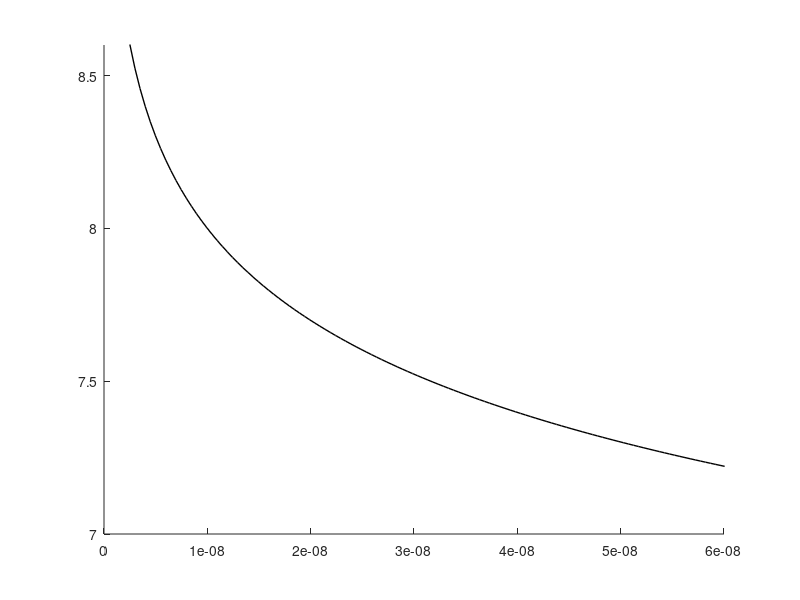

MATLAB code for this plot: (Note: this script raises an error after producing the figure.)
types = {'initial' 'constant_Hconc' 'constant_pH' 'same_baseline'};

type = types{1};

filename = ['figures/pHvar_' type '.gif'];
DelayTime = 0.04;

fx = linspace(1e-9,1e-7,200);
fy = -log10(fx);

% Set colours
c1 = [1 0.1 0];
c0 = [0 0.5 1];

% 
FTOT = 80;
swave = sin(0:(2*pi/FTOT):(2*pi-2*pi/FTOT));

SeasAmp = 0.2;

y0 = swave * SeasAmp + 8.2;
x0 = 10.^-y0;

switch type
        
    case 'same_baseline'
        y1 = swave * SeasAmp*1.5 + 8.2;
        x1 = 10.^-y1;
        
    case 'constant_pH'
        y1 = swave * SeasAmp + 7.6;
        x1 = 10.^-y1;
        
    case 'constant_Hconc'
        x1 = -swave * (max(x0) - min(x0)) / 2 + 10^-7.6;
        y1 = -log10(x1);
        
end %switch

for F = 1:FTOT

fig = figure(1); clf; hold on
set(fig, 'color','w', 'units','centimeters')
set(fig, 'position',[-30 10 15 12.1])
    
% Limits
% fxlim = [0 max(fx)];
% fylim = -log10(fliplr(minmax(fx)));
fxlim = [0 0.060000000001]*1e-6;
fylim = [7 8.6];

xlim(fxlim)
ylim(fylim)

% Draw baseline pH
plot(fx,fy,'k', 'linewidth',1)

% Animated blobs
if ~strcmp(type,'initial')
    pHvar_aniblob(x1,y1,c1,fxlim,fylim,F)
end %if
pHvar_aniblob(x0,y0,c0,fxlim,fylim,F)
if strcmp(type,'same_baseline')
    scatter(x1(F),y1(F),50,c1,'filled')
    scatter(x0(F),y0(F),50,c0,'filled')
end %if

% Labels
xlabel(['[H^+] / ' grk('m') 'mol\cdotkg^{' endash '1}'])
ylabel([endash 'log_{10} [H^+] ? pH'])

% Axis settings
setaxes(gca,12)
set(gca, 'box','on', 'xtick',(0:0.02:0.1)*1e-6, 'ytick',7:0.4:9)
set(gca, 'xticklabel',num2str(1e6*get(gca,'xtick')','%.2f'), ...
         'yticklabel',num2str(    get(gca,'ytick')','%.1f'))
    
% Position
set(gca, 'position',[0.12 0.13 0.6 0.7])

% Annotations
if strcmp(type,'same_baseline')
    
    text(0.072*1e-6,y0(1)+0.15,{'Initial \DeltapH' [' = ' ...
    num2str(max(y0) - min(y0),'%.2f')]}, ...
    'color',c0, 'fontname','arial', 'fontsize',15, ...
    'horizontalalignment','center')
    
    text(0.072*1e-6,y1(1)-0.15,{'Final \DeltapH' [' = ' ...
        num2str(max(y1) - min(y1),'%.2f')]}, ...
        'color',c1, 'fontname','arial', 'fontsize',15, ...
        'horizontalalignment','center')
    
end %if

if ~ strcmp(type,'same_baseline')
    text(0.072*1e-6,y0(1),{'Initial \DeltapH' [' = ' ...
        num2str(max(y0) - min(y0),'%.2f')]}, ...
        'color',c0, 'fontname','arial', 'fontsize',15, ...
        'horizontalalignment','center')
end %if

text(x0(1),8.85,{'Initial \Delta[H^+]' [' = ' ...
    num2str((max(x0) - min(x0))*1e6,'%.3f')]}, ...
    'color',c0, 'fontname','arial', 'fontsize',15, ...
    'horizontalalignment','center')

if ~strcmp(type,'initial')
       
    if ~ strcmp(type,'same_baseline')
        text(0.072*1e-6,y1(1),{'Final \DeltapH' [' = ' ...
            num2str(max(y1) - min(y1),'%.2f')]}, ...
            'color',c1, 'fontname','arial', 'fontsize',15, ...
            'horizontalalignment','center')
    end %if
    
    text(0.028e-6,8.85,{'Final \Delta[H^+]' [' = ' ...
        num2str((max(x1) - min(x1))*1e6,'%.3f')]}, ...
        'color',c1, 'fontname','arial', 'fontsize',15, ...
        'horizontalalignment','center')
    
end %if

% Capture the plot as an image 
frame = getframe(fig); 
im = frame2im(frame); 
[imind,cm] = rgb2ind(im,256); 

if F == 1

    imwrite(imind,cm,filename,'gif', 'DelayTime',DelayTime, ...
        'LoopCount',Inf)

else

    imwrite(imind,cm,filename,'gif', 'WriteMode','append', ...
        'DelayTime',DelayTime)

end %if
    
    
end %for F
